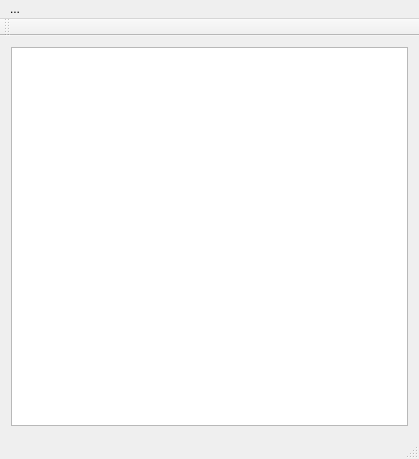
<?xml version="1.0" encoding="UTF-8"?>
<ui version="4.0">
 <class>MainWindow</class>
 <widget class="QMainWindow" name="MainWindow">
  <property name="geometry">
   <rect>
    <x>0</x>
    <y>0</y>
    <width>419</width>
    <height>459</height>
   </rect>
  </property>
  <property name="windowTitle">
   <string>MainWindow</string>
  </property>
  <widget class="QWidget" name="centralWidget">
   <layout class="QHBoxLayout" name="horizontalLayout">
    <item>
     <widget class="BoardGui" name="tw">
      <property name="font">
       <font>
        <family>Courier New</family>
        <pointsize>16</pointsize>
        <weight>75</weight>
        <bold>true</bold>
       </font>
      </property>
      <property name="focusPolicy">
       <enum>Qt::NoFocus</enum>
      </property>
      <property name="editTriggers">
       <set>QAbstractItemView::NoEditTriggers</set>
      </property>
      <property name="selectionMode">
       <enum>QAbstractItemView::NoSelection</enum>
      </property>
      <property name="wordWrap">
       <bool>false</bool>
      </property>
      <attribute name="horizontalHeaderVisible">
       <bool>false</bool>
      </attribute>
      <attribute name="verticalHeaderVisible">
       <bool>false</bool>
      </attribute>
     </widget>
    </item>
   </layout>
  </widget>
  <widget class="QMenuBar" name="menuBar">
   <property name="geometry">
    <rect>
     <x>0</x>
     <y>0</y>
     <width>419</width>
     <height>21</height>
    </rect>
   </property>
   <widget class="QMenu" name="menu">
    <property name="font">
     <font>
      <family>Courier New</family>
      <pointsize>10</pointsize>
      <weight>50</weight>
      <bold>false</bold>
     </font>
    </property>
    <property name="title">
     <string>...</string>
    </property>
    <addaction name="actionNew_Game"/>
    <addaction name="actionWhite_AI"/>
    <addaction name="actionBlack_AI"/>
   </widget>
   <addaction name="menu"/>
  </widget>
  <widget class="QToolBar" name="mainToolBar">
   <attribute name="toolBarArea">
    <enum>TopToolBarArea</enum>
   </attribute>
   <attribute name="toolBarBreak">
    <bool>false</bool>
   </attribute>
  </widget>
  <widget class="QStatusBar" name="statusBar"/>
  <action name="actionNew_Game">
   <property name="text">
    <string>New Game</string>
   </property>
  </action>
  <action name="actionWhite_AI">
   <property name="checkable">
    <bool>true</bool>
   </property>
   <property name="text">
    <string>O - AI</string>
   </property>
  </action>
  <action name="actionBlack_AI">
   <property name="checkable">
    <bool>true</bool>
   </property>
   <property name="text">
    <string>X - AI</string>
   </property>
  </action>
 </widget>
 <layoutdefault spacing="6" margin="11"/>
 <customwidgets>
  <customwidget>
   <class>BoardGui</class>
   <extends>QTableWidget</extends>
   <header>boardgui.h</header>
  </customwidget>
 </customwidgets>
 <resources/>
 <connections/>
</ui>
